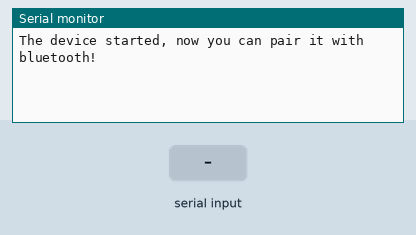
Recording of a sketch running on a simulated ESP32. On the bench: the last lines printed to the serial monitor. The test bench sets the inputs (shaded band). Nothing arrives over Bluetooth unless stated.

Above: at 1.2 s.
1.3 s: "1" received over the second serial link
At 2.5 s:
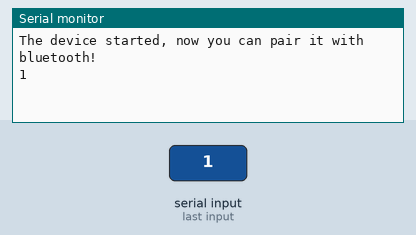
2.8 s: "0" received over the second serial link
At 3.7 s:
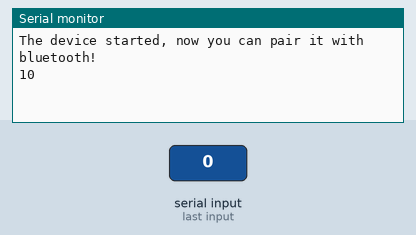

Measured:
- after the input at 1.3 s, the serial monitor: prints a new line at once (image 1)
- after the input at 2.8 s, the serial monitor: prints a new line at once (image 2)

The sketch:

BluetoothClassicESP32.ino
```cpp
#include <BluetoothSerial.h>

#if !defined(CONFIG_BT_ENABLED) || !defined(CONFIG_BLUEDROID_ENABLED)
#error Bluetooth is not enabled! Please run `make menuconfig` to and enable it
#endif

BluetoothSerial SerialBT;

void setup() {
  Serial.begin(115200);
  SerialBT.begin("ESP32test"); //Bluetooth device name
  Serial.println("The device started, now you can pair it with bluetooth!");
}

void loop() {
  if (Serial.available()) {
    SerialBT.write(Serial.read());
  }
  if (SerialBT.available()) {
    Serial.write(SerialBT.read());
  }
  delay(20);
}
```
